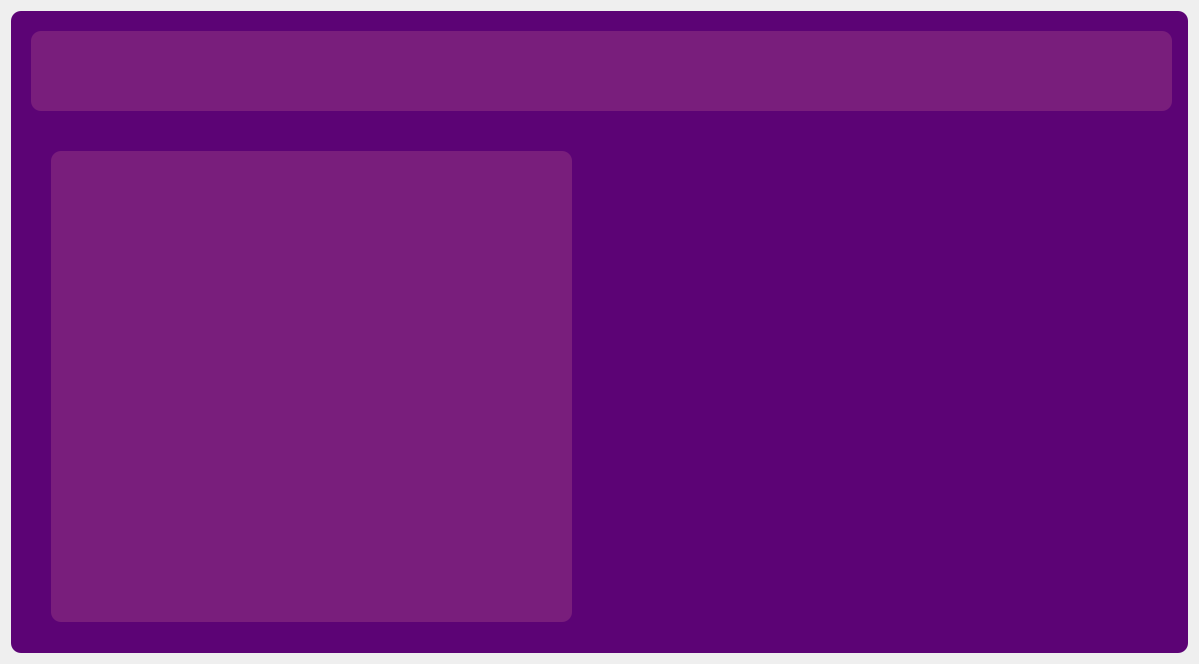
<?xml version="1.0" encoding="UTF-8"?>
<ui version="4.0">
 <class>Dialog</class>
 <widget class="QDialog" name="Dialog">
  <property name="geometry">
   <rect>
    <x>0</x>
    <y>0</y>
    <width>1199</width>
    <height>664</height>
   </rect>
  </property>
  <property name="windowTitle">
   <string>Dialog</string>
  </property>
  <layout class="QVBoxLayout" name="verticalLayout_2">
   <item>
    <widget class="QFrame" name="verticalFrame">
     <property name="styleSheet">
      <string notr="true">QFrame{

	background-color:rgb(92, 3, 117);
	border-radius: 10px;

}</string>
     </property>
     <widget class="QFrame" name="verticalFrame">
      <property name="geometry">
       <rect>
        <x>20</x>
        <y>20</y>
        <width>1141</width>
        <height>80</height>
       </rect>
      </property>
      <property name="styleSheet">
       <string notr="true">QFrame{

	background-color:rgb(121, 30, 124);
	border-radius: 10px;
	borde: 10px solid #000000;

}</string>
      </property>
     </widget>
     <widget class="QFrame" name="verticalFrame">
      <property name="geometry">
       <rect>
        <x>40</x>
        <y>140</y>
        <width>521</width>
        <height>471</height>
       </rect>
      </property>
      <property name="styleSheet">
       <string notr="true">QFrame{

	background-color:rgb(121, 30, 124);
	border-radius: 10px;
	border: rgb(0, 0, 0);

}</string>
      </property>
     </widget>
    </widget>
   </item>
  </layout>
 </widget>
 <resources/>
 <connections/>
</ui>
